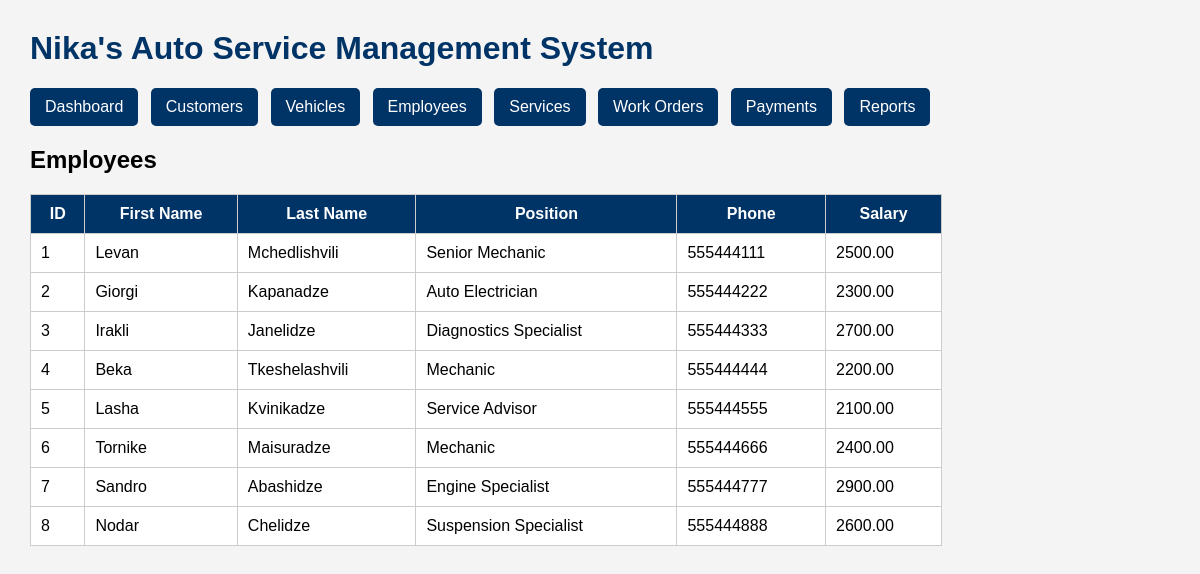
Page /employees.php on the committed database.
### tables this page shows
CREATE TABLE employees (
    employee_id INT AUTO_INCREMENT PRIMARY KEY,
    first_name VARCHAR(50) NOT NULL,
    last_name VARCHAR(50) NOT NULL,
    position VARCHAR(50) NOT NULL,
    phone VARCHAR(20) UNIQUE,
    hire_date DATE,
    salary DECIMAL(10,2)
);

### employees.php (the view, shortened to what this page needs)
<?php
include 'db.php';
?>
<!DOCTYPE html>
<html>
<head>
<link rel="stylesheet" href="style.css">
</head>
<body>
<h1>Nika's Auto Service Management System</h1>
<nav>
    <a href="index.php">Dashboard</a>
    <a href="customers.php">Customers</a>
    <a href="vehicles.php">Vehicles</a>
    <a href="employees.php">Employees</a>
    <a href="services.php">Services</a>
    <a href="work_orders.php">Work Orders</a>
    <a href="payments.php">Payments</a>
    <a href="reports.php">Reports</a>
</nav>
<h2>Employees</h2>
<table>
<tr>
    <th>ID</th>
    <th>First Name</th>
    <th>Last Name</th>
    <th>Position</th>
    <th>Phone</th>
    <th>Salary</th>
</tr>
<?php
$result = $conn->query("SELECT * FROM employees");
while($row = $result->fetch_assoc())
{
    echo "<tr>";
    echo "<td>".$row['employee_id']."</td>";
    echo "<td>".$row['first_name']."</td>";
    echo "<td>".$row['last_name']."</td>";
    echo "<td>".$row['position']."</td>";
    echo "<td>".$row['phone']."</td>";
    echo "<td>".$row['salary']."</td>";
    echo "</tr>";
}
?>
</table>
</body>
</html>

### style.css (style rules this page uses)
body { font-family: Arial, sans-serif; margin: 30px; background-color: #f4f4f4; }
h1 { color: #003366; }
table { width: 80%; border-collapse: collapse; background: white; }
th, td { border: 1px solid #ccc; padding: 10px; }
th { background-color: #003366; color: white; }
nav { margin-bottom: 20px; }
nav a { display: inline-block; padding: 10px 15px; background-color: #003366; color: white; text-decoration: none; margin-right: 8px; border-radius: 5px; }

### rows in the picture
employees: employee_id "1", first_name "Levan", last_name "Mchedlishvili", position "Senior Mechanic", phone "555444111", salary "2500.00"
employees: employee_id "2", first_name "Giorgi", last_name "Kapanadze", position "Auto Electrician", phone "555444222", salary "2300.00"
employees: employee_id "3", first_name "Irakli", last_name "Janelidze", position "Diagnostics Specialist", phone "555444333", salary "2700.00"
employees: employee_id "4", first_name "Beka", last_name "Tkeshelashvili", position "Mechanic", phone "555444444", salary "2200.00"
employees: employee_id "5", first_name "Lasha", last_name "Kvinikadze", position "Service Advisor", phone "555444555", salary "2100.00"
employees: employee_id "6", first_name "Tornike", last_name "Maisuradze", position "Mechanic", phone "555444666", salary "2400.00"
employees: employee_id "7", first_name "Sandro", last_name "Abashidze", position "Engine Specialist", phone "555444777", salary "2900.00"
employees: employee_id "8", first_name "Nodar", last_name "Chelidze", position "Suspension Specialist", phone "555444888", salary "2600.00"
